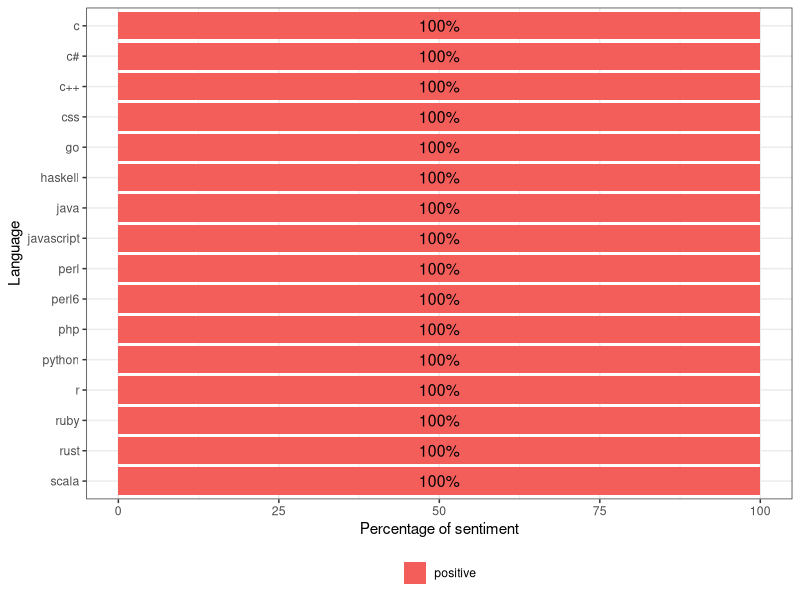

The R source for this figure:
library(ggplot2)
library(dplyr)
data<-read.csv("results-20170220-181013.csv", header=TRUE)
stats1<-data %>% select(lang, count) %>% 
  mutate(tone=as.factor(ifelse(count>0, "positive", ifelse(count<0, "negative", "neutral")))) %>%
  select(lang, tone) %>% 
  group_by(lang, tone) %>% 
  summarize(count=n()) %>%
  ungroup() %>%  arrange(lang, desc(tone)) %>%
  group_by(lang) %>%
  mutate(tone_percent = 100*count/sum(count), label_pos=cumsum(tone_percent) - 0.5 * tone_percent)
temp<-stats1 %>% filter(tone=="positive") %>% arrange(-tone_percent) %>% select(lang)
temp$pos<-seq.int(nrow(temp))
stats1<-merge(stats1, temp, by="lang")
ggplot() + theme_bw() + geom_bar(aes(y=tone_percent, x=reorder(lang, -pos), fill=tone), data=stats1, stat="identity") + 
  geom_text(data=stats1, aes(x = lang, y = label_pos, ymax=label_pos, hjust = 0.5, label = paste0(round(tone_percent),"%")), size=4) + 
  labs(x="Language", y="Percentage of sentiment") +
  scale_fill_manual(values=c('#F45E5A', '#5086FF', '#17B12B'), guide = guide_legend(reverse = TRUE)) + 
  theme(legend.position="bottom", legend.direction="horizontal", legend.title = element_blank()) + coord_flip()
